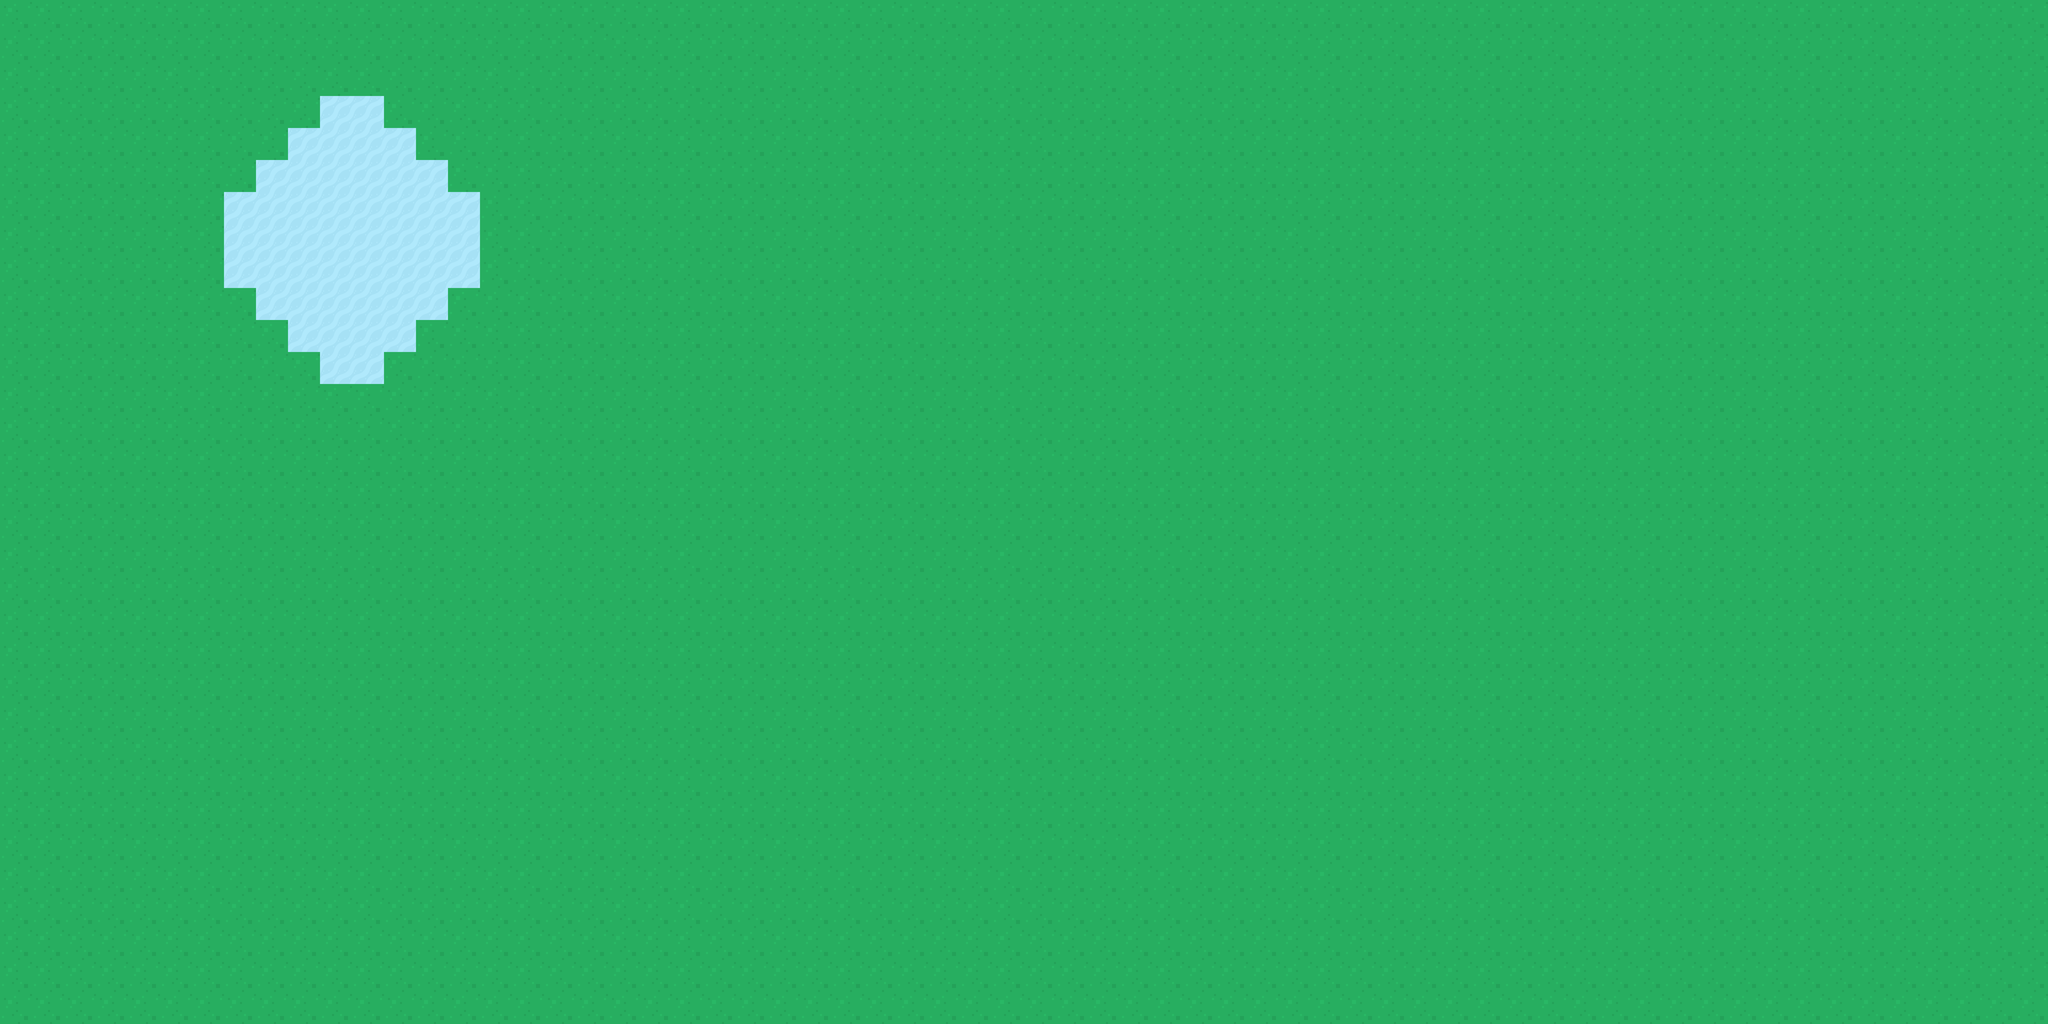

The image is a tile-based game level rendered from a .tmx file. Its description and complete source (layers, tilesets, objects, tile grids) follow:
An orthogonal 64x32 tile map with 128x128 px tiles, 1 tile layer (Ground) and 31 objects.

<map version="1.4" tiledversion="1.4.2" orientation="orthogonal" renderorder="right-down" width="64" height="32" tilewidth="128" tileheight="128" infinite="0" nextlayerid="3" nextobjectid="72">
 <tileset firstgid="1" source="RTS_medieval@2.tsx" />
 <layer id="1" name="Ground" width="64" height="32">
  <data encoding="csv">
1,1,1,1,1,1,1,1,1,1,1,1,1,1,1,1,1,1,1,1,1,1,1,1,1,1,1,1,1,1,1,1,1,1,1,1,1,1,1,1,1,1,1,1,1,1,1,1,1,1,1,1,1,1,1,1,1,1,1,1,1,1,1,1,
1,1,1,1,1,1,1,1,1,1,1,1,1,1,1,1,1,1,1,1,1,1,1,1,1,1,1,1,1,1,1,1,1,1,1,1,1,1,1,1,1,1,1,1,1,1,1,1,1,1,1,1,1,1,1,1,1,1,1,1,1,1,1,1,
1,1,1,1,1,1,1,1,1,1,1,1,1,1,1,1,1,1,1,1,1,1,1,1,1,1,1,1,1,1,1,1,1,1,1,1,1,1,1,1,1,1,1,1,1,1,1,1,1,1,1,1,1,1,1,1,1,1,1,1,1,1,1,1,
1,1,1,1,1,1,1,1,1,1,37,37,1,1,1,1,1,1,1,1,1,1,1,1,1,1,1,1,1,1,1,1,1,1,1,1,1,1,1,1,1,1,1,1,1,1,1,1,1,1,1,1,1,1,1,1,1,1,1,1,1,1,1,1,
1,1,1,1,1,1,1,1,1,37,37,37,37,1,1,1,1,1,1,1,1,1,1,1,1,1,1,1,1,1,1,1,1,1,1,1,1,1,1,1,1,1,1,1,1,1,1,1,1,1,1,1,1,1,1,1,1,1,1,1,1,1,1,1,
1,1,1,1,1,1,1,1,37,37,37,37,37,37,1,1,1,1,1,1,1,1,1,1,1,1,1,1,1,1,1,1,1,1,1,1,1,1,1,1,1,1,1,1,1,1,1,1,1,1,1,1,1,1,1,1,1,1,1,1,1,1,1,1,
1,1,1,1,1,1,1,37,37,37,37,37,37,37,37,1,1,1,1,1,1,1,1,1,1,1,1,1,1,1,1,1,1,1,1,1,1,1,1,1,1,1,1,1,1,1,1,1,1,1,1,1,1,1,1,1,1,1,1,1,1,1,1,1,
1,1,1,1,1,1,1,37,37,37,37,37,37,37,37,1,1,1,1,1,1,1,1,1,1,1,1,1,1,1,1,1,1,1,1,1,1,1,1,1,1,1,1,1,1,1,1,1,1,1,1,1,1,1,1,1,1,1,1,1,1,1,1,1,
1,1,1,1,1,1,1,37,37,37,37,37,37,37,37,1,1,1,1,1,1,1,1,1,1,1,1,1,1,1,1,1,1,1,1,1,1,1,1,1,1,1,1,1,1,1,1,1,1,1,1,1,1,1,1,1,1,1,1,1,1,1,1,1,
1,1,1,1,1,1,1,1,37,37,37,37,37,37,1,1,1,1,1,1,1,1,1,1,1,1,1,1,1,1,1,1,1,1,1,1,1,1,1,1,1,1,1,1,1,1,1,1,1,1,1,1,1,1,1,1,1,1,1,1,1,1,1,1,
1,1,1,1,1,1,1,1,1,37,37,37,37,1,1,1,1,1,1,1,1,1,1,1,1,1,1,1,1,1,1,1,1,1,1,1,1,1,1,1,1,1,1,1,1,1,1,1,1,1,1,1,1,1,1,1,1,1,1,1,1,1,1,1,
1,1,1,1,1,1,1,1,1,1,37,37,1,1,1,1,1,1,1,1,1,1,1,1,1,1,1,1,1,1,1,1,1,1,1,1,1,1,1,1,1,1,1,1,1,1,1,1,1,1,1,1,1,1,1,1,1,1,1,1,1,1,1,1,
1,1,1,1,1,1,1,1,1,1,1,1,1,1,1,1,1,1,1,1,1,1,1,1,1,1,1,1,1,1,1,1,1,1,1,1,1,1,1,1,1,1,1,1,1,1,1,1,1,1,1,1,1,1,1,1,1,1,1,1,1,1,1,1,
1,1,1,1,1,1,1,1,1,1,1,1,1,1,1,1,1,1,1,1,1,1,1,1,1,1,1,1,1,1,1,1,1,1,1,1,1,1,1,1,1,1,1,1,1,1,1,1,1,1,1,1,1,1,1,1,1,1,1,1,1,1,1,1,
1,1,1,1,1,1,1,1,1,1,1,1,1,1,1,1,1,1,1,1,1,1,1,1,1,1,1,1,1,1,1,1,1,1,1,1,1,1,1,1,1,1,1,1,1,1,1,1,1,1,1,1,1,1,1,1,1,1,1,1,1,1,1,1,
1,1,1,1,1,1,1,1,1,1,1,1,1,1,1,1,1,1,1,1,1,1,1,1,1,1,1,1,1,1,1,1,1,1,1,1,1,1,1,1,1,1,1,1,1,1,1,1,1,1,1,1,1,1,1,1,1,1,1,1,1,1,1,1,
1,1,1,1,1,1,1,1,1,1,1,1,1,1,1,1,1,1,1,1,1,1,1,1,1,1,1,1,1,1,1,1,1,1,1,1,1,1,1,1,1,1,1,1,1,1,1,1,1,1,1,1,1,1,1,1,1,1,1,1,1,1,1,1,
1,1,1,1,1,1,1,1,1,1,1,1,1,1,1,1,1,1,1,1,1,1,1,1,1,1,1,1,1,1,1,1,1,1,1,1,1,1,1,1,1,1,1,1,1,1,1,1,1,1,1,1,1,1,1,1,1,1,1,1,1,1,1,1,
1,1,1,1,1,1,1,1,1,1,1,1,1,1,1,1,1,1,1,1,1,1,1,1,1,1,1,1,1,1,1,1,1,1,1,1,1,1,1,1,1,1,1,1,1,1,1,1,1,1,1,1,1,1,1,1,1,1,1,1,1,1,1,1,
1,1,1,1,1,1,1,1,1,1,1,1,1,1,1,1,1,1,1,1,1,1,1,1,1,1,1,1,1,1,1,1,1,1,1,1,1,1,1,1,1,1,1,1,1,1,1,1,1,1,1,1,1,1,1,1,1,1,1,1,1,1,1,1,
1,1,1,1,1,1,1,1,1,1,1,1,1,1,1,1,1,1,1,1,1,1,1,1,1,1,1,1,1,1,1,1,1,1,1,1,1,1,1,1,1,1,1,1,1,1,1,1,1,1,1,1,1,1,1,1,1,1,1,1,1,1,1,1,
1,1,1,1,1,1,1,1,1,1,1,1,1,1,1,1,1,1,1,1,1,1,1,1,1,1,1,1,1,1,1,1,1,1,1,1,1,1,1,1,1,1,1,1,1,1,1,1,1,1,1,1,1,1,1,1,1,1,1,1,1,1,1,1,
1,1,1,1,1,1,1,1,1,1,1,1,1,1,1,1,1,1,1,1,1,1,1,1,1,1,1,1,1,1,1,1,1,1,1,1,1,1,1,1,1,1,1,1,1,1,1,1,1,1,1,1,1,1,1,1,1,1,1,1,1,1,1,1,
1,1,1,1,1,1,1,1,1,1,1,1,1,1,1,1,1,1,1,1,1,1,1,1,1,1,1,1,1,1,1,1,1,1,1,1,1,1,1,1,1,1,1,1,1,1,1,1,1,1,1,1,1,1,1,1,1,1,1,1,1,1,1,1,
1,1,1,1,1,1,1,1,1,1,1,1,1,1,1,1,1,1,1,1,1,1,1,1,1,1,1,1,1,1,1,1,1,1,1,1,1,1,1,1,1,1,1,1,1,1,1,1,1,1,1,1,1,1,1,1,1,1,1,1,1,1,1,1,
1,1,1,1,1,1,1,1,1,1,1,1,1,1,1,1,1,1,1,1,1,1,1,1,1,1,1,1,1,1,1,1,1,1,1,1,1,1,1,1,1,1,1,1,1,1,1,1,1,1,1,1,1,1,1,1,1,1,1,1,1,1,1,1,
1,1,1,1,1,1,1,1,1,1,1,1,1,1,1,1,1,1,1,1,1,1,1,1,1,1,1,1,1,1,1,1,1,1,1,1,1,1,1,1,1,1,1,1,1,1,1,1,1,1,1,1,1,1,1,1,1,1,1,1,1,1,1,1,
1,1,1,1,1,1,1,1,1,1,1,1,1,1,1,1,1,1,1,1,1,1,1,1,1,1,1,1,1,1,1,1,1,1,1,1,1,1,1,1,1,1,1,1,1,1,1,1,1,1,1,1,1,1,1,1,1,1,1,1,1,1,1,1,
1,1,1,1,1,1,1,1,1,1,1,1,1,1,1,1,1,1,1,1,1,1,1,1,1,1,1,1,1,1,1,1,1,1,1,1,1,1,1,1,1,1,1,1,1,1,1,1,1,1,1,1,1,1,1,1,1,1,1,1,1,1,1,1,
1,1,1,1,1,1,1,1,1,1,1,1,1,1,1,1,1,1,1,1,1,1,1,1,1,1,1,1,1,1,1,1,1,1,1,1,1,1,1,1,1,1,1,1,1,1,1,1,1,1,1,1,1,1,1,1,1,1,1,1,1,1,1,1,
1,1,1,1,1,1,1,1,1,1,1,1,1,1,1,1,1,1,1,1,1,1,1,1,1,1,1,1,1,1,1,1,1,1,1,1,1,1,1,1,1,1,1,1,1,1,1,1,1,1,1,1,1,1,1,1,1,1,1,1,1,1,1,1,
1,1,1,1,1,1,1,1,1,1,1,1,1,1,1,1,1,1,1,1,1,1,1,1,1,1,1,1,1,1,1,1,1,1,1,1,1,1,1,1,1,1,1,1,1,1,1,1,1,1,1,1,1,1,1,1,1,1,1,1,1,1,1,1
</data>
 </layer>
 <objectgroup id="2" name="Objects">
  <object id="39" gid="120" x="384" y="256" width="128" height="128">
   <properties>
    <property name="selected" value="false" />
   </properties>
  </object>
  <object id="40" gid="120" x="512" y="384" width="128" height="128">
   <properties>
    <property name="selected" value="false" />
   </properties>
  </object>
  <object id="41" gid="120" x="512" y="256" width="128" height="128">
   <properties>
    <property name="selected" value="false" />
   </properties>
  </object>
  <object id="42" gid="120" x="384" y="384" width="128" height="128">
   <properties>
    <property name="selected" value="false" />
   </properties>
  </object>
  <object id="43" gid="120" x="128" y="256" width="128" height="128">
   <properties>
    <property name="selected" value="false" />
   </properties>
  </object>
  <object id="44" gid="120" x="256" y="256" width="128" height="128">
   <properties>
    <property name="selected" value="false" />
   </properties>
  </object>
  <object id="45" gid="120" x="256" y="384" width="128" height="128">
   <properties>
    <property name="selected" value="false" />
   </properties>
  </object>
  <object id="46" gid="120" x="384" y="512" width="128" height="128">
   <properties>
    <property name="selected" value="true" />
   </properties>
  </object>
  <object id="47" gid="120" x="640" y="256" width="128" height="128">
   <properties>
    <property name="selected" value="false" />
   </properties>
  </object>
  <object id="48" gid="66" x="384" y="768" width="128" height="128" />
  <object id="49" gid="66" x="384" y="896" width="128" height="128" />
  <object id="50" gid="66" x="256" y="896" width="128" height="128" />
  <object id="51" gid="66" x="512" y="896" width="128" height="128" />
  <object id="52" gid="66" x="512" y="1024" width="128" height="128" />
  <object id="53" gid="66" x="384" y="1024" width="128" height="128" />
  <object id="54" gid="66" x="256" y="1024" width="128" height="128" />
  <object id="55" gid="66" x="128" y="1024" width="128" height="128" />
  <object id="56" gid="66" x="640" y="1024" width="128" height="128" />
  <object id="57" gid="82" x="1024" y="512" width="128" height="128" />
  <object id="58" gid="82" x="1152" y="512" width="128" height="128" />
  <object id="59" gid="82" x="1152" y="384" width="128" height="128" />
  <object id="60" gid="81" x="1280" y="384" width="128" height="128" />
  <object id="61" gid="81" x="1408" y="384" width="128" height="128" />
  <object id="62" gid="81" x="1408" y="256" width="128" height="128" />
  <object id="63" gid="80" x="1280" y="256" width="128" height="128" />
  <object id="64" gid="80" x="1152" y="256" width="128" height="128" />
  <object id="65" gid="80" x="1024" y="384" width="128" height="128" />
  <object id="66" gid="59" x="384" y="640" width="128" height="128" />
  <object id="67" gid="60" x="512" y="768" width="128" height="128" />
  <object id="69" gid="61" x="256" y="768" width="128" height="128" />
  <object id="70" gid="62" x="256" y="640" width="128" height="128" />
 </objectgroup>
</map>
